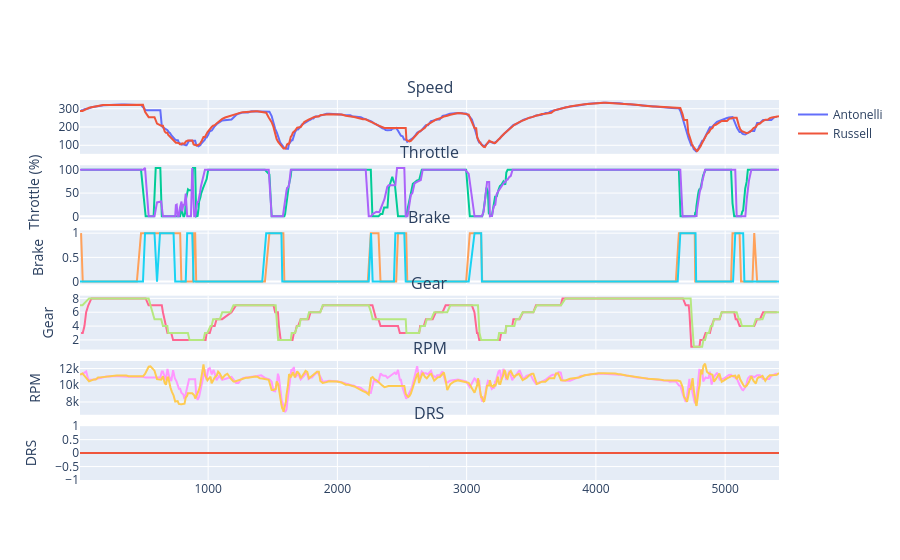

Source (notebook cell):
### Code cell
# Antonelli - DRS
fig.add_trace(
    go.Scatter(
        x=antonelli_car_data["Distance"],
        y=antonelli_car_data["DRS"],
        name="Antonelli",
        mode="lines",
        showlegend=False
    ),
    row=6,
    col=1
)

# Russell - DRS
fig.add_trace(
    go.Scatter(
        x=russell_car_data["Distance"],
        y=russell_car_data["DRS"],
        name="Russell",
        mode="lines",
        showlegend=False
    ),
    row=6,
    col=1
)

fig.update_yaxes(title_text="DRS", row=6, col=1)

### Figure 1 — Plotly figure (JSON) as saved in the notebook; plotly's stock layout.template omitted (floating-point values rounded to 4 significant figures; data arrays with more than 128 entries replaced by an {"elided": "..."} marker saying what was removed)
{"data": [{"mode": "lines", "name": "Antonelli", "type": "scatter", "x": {"elided": "349 float values"}, "xaxis": "x", "y": {"elided": "349 float values"}, "yaxis": "y"}, {"mode": "lines", "name": "Russell", "type": "scatter", "x": {"elided": "347 float values"}, "xaxis": "x", "y": {"elided": "347 float values"}, "yaxis": "y"}, {"mode": "lines", "name": "Antonelli", "showlegend": false, "type": "scatter", "x": {"elided": "349 float values"}, "xaxis": "x2", "y": {"elided": "349 float values"}, "yaxis": "y2"}, {"mode": "lines", "name": "Russell", "showlegend": false, "type": "scatter", "x": {"elided": "347 float values"}, "xaxis": "x2", "y": {"elided": "347 float values"}, "yaxis": "y2"}, {"mode": "lines", "name": "Antonelli", "showlegend": false, "type": "scatter", "x": {"elided": "349 float values"}, "xaxis": "x3", "y": {"elided": "349 int values"}, "yaxis": "y3"}, {"mode": "lines", "name": "Russell", "showlegend": false, "type": "scatter", "x": {"elided": "347 float values"}, "xaxis": "x3", "y": {"elided": "347 int values"}, "yaxis": "y3"}, {"mode": "lines", "name": "Antonelli", "showlegend": false, "type": "scatter", "x": {"elided": "349 float values"}, "xaxis": "x4", "y": {"elided": "349 int values"}, "yaxis": "y4"}, {"mode": "lines", "name": "Russell", "showlegend": false, "type": "scatter", "x": {"elided": "347 float values"}, "xaxis": "x4", "y": {"elided": "347 int values"}, "yaxis": "y4"}, {"mode": "lines", "name": "Antonelli", "showlegend": false, "type": "scatter", "x": {"elided": "349 float values"}, "xaxis": "x5", "y": {"elided": "349 float values"}, "yaxis": "y5"}, {"mode": "lines", "name": "Russell", "showlegend": false, "type": "scatter", "x": {"elided": "347 float values"}, "xaxis": "x5", "y": {"elided": "347 float values"}, "yaxis": "y5"}, {"mode": "lines", "name": "Antonelli", "showlegend": false, "type": "scatter", "x": {"elided": "349 float values"}, "xaxis": "x6", "y": {"elided": "349 int values"}, "yaxis": "y6"}, {"mode": "lines", "name": "Russell", "showlegend": false, "type": "scatter", "x": {"elided": "347 float values"}, "xaxis": "x6", "y": {"elided": "347 int values"}, "yaxis": "y6"}], "layout": {"annotations": [{"font": {"size": 16}, "showarrow": false, "text": "Speed", "x": 0.5, "xanchor": "center", "xref": "paper", "y": 1, "yanchor": "bottom", "yref": "paper"}, {"font": {"size": 16}, "showarrow": false, "text": "Throttle", "x": 0.5, "xanchor": "center", "xref": "paper", "y": 0.8283, "yanchor": "bottom", "yref": "paper"}, {"font": {"size": 16}, "showarrow": false, "text": "Brake", "x": 0.5, "xanchor": "center", "xref": "paper", "y": 0.6567, "yanchor": "bottom", "yref": "paper"}, {"font": {"size": 16}, "showarrow": false, "text": "Gear", "x": 0.5, "xanchor": "center", "xref": "paper", "y": 0.485, "yanchor": "bottom", "yref": "paper"}, {"font": {"size": 16}, "showarrow": false, "text": "RPM", "x": 0.5, "xanchor": "center", "xref": "paper", "y": 0.3133, "yanchor": "bottom", "yref": "paper"}, {"font": {"size": 16}, "showarrow": false, "text": "DRS", "x": 0.5, "xanchor": "center", "xref": "paper", "y": 0.1417, "yanchor": "bottom", "yref": "paper"}], "xaxis": {"anchor": "y", "domain": [0, 1], "matches": "x6", "showticklabels": false}, "xaxis2": {"anchor": "y2", "domain": [0, 1], "matches": "x6", "showticklabels": false}, "xaxis3": {"anchor": "y3", "domain": [0, 1], "matches": "x6", "showticklabels": false}, "xaxis4": {"anchor": "y4", "domain": [0, 1], "matches": "x6", "showticklabels": false}, "xaxis5": {"anchor": "y5", "domain": [0, 1], "matches": "x6", "showticklabels": false}, "xaxis6": {"anchor": "y6", "domain": [0, 1]}, "yaxis": {"anchor": "x", "domain": [0.8583, 1]}, "yaxis2": {"anchor": "x2", "domain": [0.6867, 0.8283], "title": {"text": "Throttle (%)"}}, "yaxis3": {"anchor": "x3", "domain": [0.515, 0.6567], "title": {"text": "Brake"}}, "yaxis4": {"anchor": "x4", "domain": [0.3433, 0.485], "title": {"text": "Gear"}}, "yaxis5": {"anchor": "x5", "domain": [0.1717, 0.3133], "title": {"text": "RPM"}}, "yaxis6": {"anchor": "x6", "domain": [0, 0.1417], "title": {"text": "DRS"}}}}
